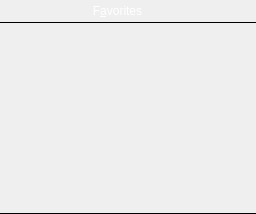
       <widget class="QWidget" name="favoritesWidget" native="true">
        <property name="styleSheet">
         <string notr="true">QWidget#favoritesWidget {
border: none;
margin: 0px;
padding: 0px;
}</string>
        </property>
        <layout class="QVBoxLayout" name="favoritesVerticalLayout">
         <property name="spacing">
          <number>0</number>
         </property>
         <property name="leftMargin">
          <number>0</number>
         </property>
         <property name="topMargin">
          <number>0</number>
         </property>
         <property name="rightMargin">
          <number>0</number>
         </property>
         <property name="bottomMargin">
          <number>0</number>
         </property>
         <item>
          <widget class="QFrame" name="favoritesHeaderPanel">
           <property name="minimumSize">
            <size>
             <width>0</width>
             <height>22</height>
            </size>
           </property>
           <property name="maximumSize">
            <size>
             <width>16777215</width>
             <height>22</height>
            </size>
           </property>
           <property name="styleSheet">
            <string notr="true">QWidget {
border: none;
background-color: qlineargradient(x1: 0, y1: 0, x2: 0, y2: 1,
stop: 0 #a6a6a6, stop: 0.08 #7f7f7f,
stop: 0.39999 #717171, stop: 0.4 #626262,
stop: 0.9 #4c4c4c, stop: 1 #333333);
color: rgb(255, 255, 255);
}

QPushButton {
border: none;
padding: 0px;
}

QPushButton:focus {
outline: none;
}

QPushButton:hover:!pressed {
background-color: qlineargradient(x1: 0, y1: 0, x2: 0, y2: 1,
stop: 0 #bcbcbc, stop: 0.08 #9f9f9f,
stop: 0.39999 #949494, stop: 0.4 #898989,
stop: 0.9 #787878, stop: 1 #666666);
}

QPushButton:pressed {
background-color: qlineargradient(x1: 0, y1: 0, x2: 0, y2: 1,
stop: 0 #535353, stop: 0.08 #3f3f3f,
stop: 0.39999 #393939, stop: 0.4 #313131,
stop: 0.9 #262626, stop: 1 #1a1a1a);
}

QPushButton#favoritesPanelIconPseudoPushButton:hover {
background-color: qlineargradient(x1: 0, y1: 0, x2: 0, y2: 1,
stop: 0 #a6a6a6, stop: 0.08 #7f7f7f,
stop: 0.39999 #717171, stop: 0.4 #626262,
stop: 0.9 #4c4c4c, stop: 1 #333333);
}

QPushButton#favoritesPanelIconPseudoPushButton:pressed {
background-color: qlineargradient(x1: 0, y1: 0, x2: 0, y2: 1,
stop: 0 #a6a6a6, stop: 0.08 #7f7f7f,
stop: 0.39999 #717171, stop: 0.4 #626262,
stop: 0.9 #4c4c4c, stop: 1 #333333);
}

QLabel {
border: none;
}</string>
           </property>
           <property name="lineWidth">
            <number>0</number>
           </property>
           <layout class="QHBoxLayout" name="favoritesHeaderHorizontalLayout">
            <property name="spacing">
             <number>0</number>
            </property>
            <property name="leftMargin">
             <number>0</number>
            </property>
            <property name="topMargin">
             <number>0</number>
            </property>
            <property name="rightMargin">
             <number>1</number>
            </property>
            <property name="bottomMargin">
             <number>0</number>
            </property>
            <item>
             <widget class="QPushButton" name="favoritesPanelIconPseudoPushButton">
              <property name="sizePolicy">
               <sizepolicy hsizetype="Preferred" vsizetype="Preferred">
                <horstretch>0</horstretch>
                <verstretch>0</verstretch>
               </sizepolicy>
              </property>
              <property name="minimumSize">
               <size>
                <width>20</width>
                <height>20</height>
               </size>
              </property>
              <property name="maximumSize">
               <size>
                <width>20</width>
                <height>20</height>
               </size>
              </property>
              <property name="icon">
               <iconset resource="../resource/icons/other/icons.qrc">
                <normaloff>:/favorite/star.png</normaloff>:/favorite/star.png</iconset>
              </property>
              <property name="iconSize">
               <size>
                <width>16</width>
                <height>16</height>
               </size>
              </property>
              <property name="flat">
               <bool>true</bool>
              </property>
             </widget>
            </item>
            <item>
             <widget class="QLabel" name="favoritesLabel">
              <property name="sizePolicy">
               <sizepolicy hsizetype="Minimum" vsizetype="Fixed">
                <horstretch>0</horstretch>
                <verstretch>0</verstretch>
               </sizepolicy>
              </property>
              <property name="minimumSize">
               <size>
                <width>90</width>
                <height>20</height>
               </size>
              </property>
              <property name="text">
               <string>F&amp;avorites</string>
              </property>
              <property name="alignment">
               <set>Qt::AlignCenter</set>
              </property>
              <property name="buddy">
               <cstring>favoritesTableView</cstring>
              </property>
             </widget>
            </item>
            <item>
             <widget class="QPushButton" name="unfavoritePushButton">
              <property name="sizePolicy">
               <sizepolicy hsizetype="Fixed" vsizetype="Fixed">
                <horstretch>0</horstretch>
                <verstretch>0</verstretch>
               </sizepolicy>
              </property>
              <property name="minimumSize">
               <size>
                <width>20</width>
                <height>20</height>
               </size>
              </property>
              <property name="maximumSize">
               <size>
                <width>20</width>
                <height>20</height>
               </size>
              </property>
              <property name="icon">
               <iconset theme="edit-delete">
                <normaloff>.</normaloff>.</iconset>
              </property>
              <property name="iconSize">
               <size>
                <width>16</width>
                <height>16</height>
               </size>
              </property>
              <property name="flat">
               <bool>true</bool>
              </property>
             </widget>
            </item>
            <item>
             <widget class="QPushButton" name="favoriteInfoButton">
              <property name="sizePolicy">
               <sizepolicy hsizetype="Fixed" vsizetype="Fixed">
                <horstretch>0</horstretch>
                <verstretch>0</verstretch>
               </sizepolicy>
              </property>
              <property name="minimumSize">
               <size>
                <width>20</width>
                <height>20</height>
               </size>
              </property>
              <property name="maximumSize">
               <size>
                <width>20</width>
                <height>20</height>
               </size>
              </property>
              <property name="icon">
               <iconset theme="dialog-information">
                <normaloff>.</normaloff>.</iconset>
              </property>
              <property name="iconSize">
               <size>
                <width>16</width>
                <height>16</height>
               </size>
              </property>
              <property name="flat">
               <bool>true</bool>
              </property>
             </widget>
            </item>
           </layout>
          </widget>
         </item>
         <item>
          <widget class="FavoriteItemView" name="favoritesTableView">
           <property name="minimumSize">
            <size>
             <width>0</width>
             <height>30</height>
            </size>
           </property>
           <property name="styleSheet">
            <string notr="true">#favoritesTableView {
border: none;
border-top: 1px solid black;
border-bottom: 1px solid black;
background-color: transparent;
}</string>
           </property>
           <property name="horizontalScrollBarPolicy">
            <enum>Qt::ScrollBarAlwaysOff</enum>
           </property>
          </widget>
         </item>
        </layout>
       </widget>
